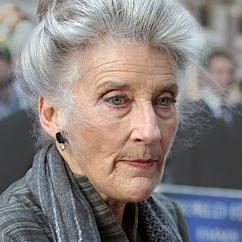
#> input picture 2_Train_FaceRecognition_with_ML/data/female/female_000034.jpg, 242 x 242 px; its folder holds only this picture in this run
$ jupyter execute 01_FRM_data_preprocessing_crop_faces.ipynb
#> lines starting #> are read from the running program, lines starting #| are printed output that depends on the picture
### Data Preprocessing
**1. Detect Face and Crop from Image:**

In this notebook you will learn how to crop faces from all images in male and female folder

- step-1: Read Image and convert to RGB
- step-2: Apply haar cascade classifier
- step-3: Crop face using coordinates from cascade classifier
- step-4: save image in repective directory/folder

[cell 1]
import numpy as np # numerical python
import cv2 # opencv
from glob import glob # glob use to extract path of file
import matplotlib.pyplot as plt # visualze and display

1. **Get list of all images path**

[cell 2]
fpath = glob('data/female/*.jpg') # this will return all images path in a list
mpath = glob('data/male/*.jpg')

[cell 3]
print('The number of images in Female folder = ',len(fpath))
print('The number of images in Male folder = ',len(mpath))

2. **Understand the 4 steps**

[cell 4]
### Step -1 Read Image and Convert to RGB
img = cv2.imread(fpath[0]) # read image in BGR
#> img is the input picture: shape (242, 242, 3); mean B, G, R 124.7, 126.5, 134.2
img_rgb = cv2.cvtColor(img,cv2.COLOR_BGR2RGB) # this step will convert image from BGR to RGB

### Step -2: Apply Haar Cascade Classifier
###https://github.com/opencv/opencv/tree/4.x/data
haar = cv2.CascadeClassifier('./model/haarcascade_frontalface_default.xml')
gray = cv2.cvtColor(img_rgb,cv2.COLOR_BGR2GRAY)
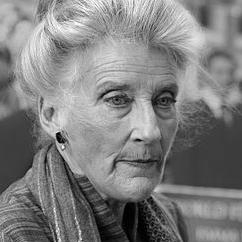
#> gray: shape (242, 242); min 0, max 255, mean 126.8
faces_list = haar.detectMultiScale(gray,1.5,5)
#> faces_list = ()
print(faces_list)
for x,y,w,h in faces_list:
    cv2.rectangle(img_rgb,(x,y),(x+w,y+h),(0,255,0),2)
    ### Step -3: crop Face
    roi = img_rgb[y:y+h,x:x+w]

    plt.imshow(roi)
    plt.axis('off')
    plt.show()
#> this loop made 0 passes


### Step -4: Save Image

[cell 5]
plt.imshow(img_rgb)
plt.axis('off')
plt.show()

---
3. Implement above process to all images

**Crop all `female` Images**

[cell 6]
haar = cv2.CascadeClassifier('./model/haarcascade_frontalface_default.xml')

[cell 7]
for i in range(len(fpath)):
    try:

        ### Step -1 Read Image and Convert to RGB
        img = cv2.imread(fpath[i]) # read image in BGR
        img_rgb = cv2.cvtColor(img,cv2.COLOR_BGR2RGB) # this step will convert image from BGR to RGB

        ### Step -2: Apply Haar Cascade Classifier
        gray = cv2.cvtColor(img_rgb,cv2.COLOR_BGR2GRAY)
        faces_list = haar.detectMultiScale(gray,1.5,5)
        for x,y,w,h in faces_list:
            ### Step -3: crop Face
            roi = img[y:y+h,x:x+w]
            ### Step -4: Save Image
            cv2.imwrite(f'crop_data/female/female_{i}.jpg',roi)
            print('Image Sucessfully processed')
    except:
        print('Unable to Process the image')


$ run again, on 2_Train_FaceRecognition_with_ML/data/female/female_000222.jpg
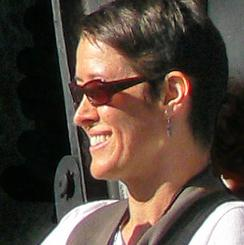
#> input picture 2_Train_FaceRecognition_with_ML/data/female/female_000222.jpg, 244 x 245 px
#> img is the input picture: shape (245, 244, 3); mean B, G, R 61.2, 71, 85.7
#> `gray = cv2.cvtColor(img_rgb,cv2.COLOR_BGR2GRAY)`:
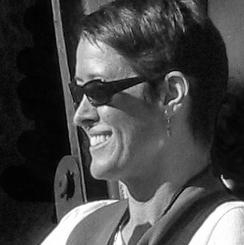
#> gray: shape (245, 244); min 0, max 255, mean 69.7
#> faces_list = ()

$ run again, on 2_Train_FaceRecognition_with_ML/data/female/female_000306.jpg
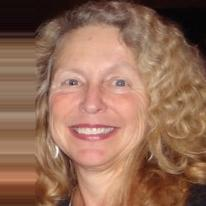
#> input picture 2_Train_FaceRecognition_with_ML/data/female/female_000306.jpg, 206 x 206 px
#> img is the input picture: shape (206, 206, 3); mean B, G, R 87.4, 108.5, 148.3
#> faces_list = [[38, 40, 122, 122]]
#| [[ 38  40 122 122]]
#> the loop `for x,y,w,h in faces_list:` made 1 pass
#> after the loop `for x,y,w,h in faces_list:`:
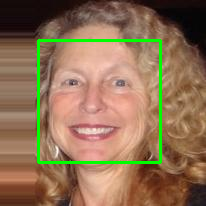
#> img_rgb: shape (206, 206, 3); mean R, G, B 142.9, 113.1, 84.2
#> the loop `for x,y,w,h in faces_list:` made 1 pass
#> (printed output is left out)
#> pass 1, `roi = img[y:y+h,x:x+w]`:
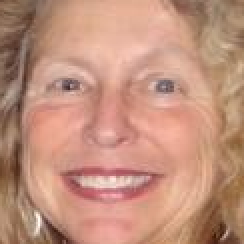
#> roi: shape (122, 122, 3) (shown 2 times larger); mean B, G, R 124.2, 144.7, 193.6

$ run again, on 2_Train_FaceRecognition_with_ML/data/female/female_000344.jpg
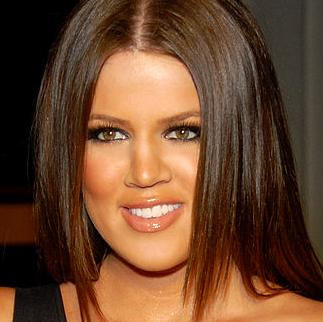
#> input picture 2_Train_FaceRecognition_with_ML/data/female/female_000344.jpg, 323 x 322 px
#> img is the input picture: shape (322, 323, 3); mean B, G, R 46.4, 70.1, 106.6
#> faces_list = [[58, 63, 182, 182]]
#| [[ 58  63 182 182]]
#> the loop `for x,y,w,h in faces_list:` made 1 pass
#> after the loop `for x,y,w,h in faces_list:`:
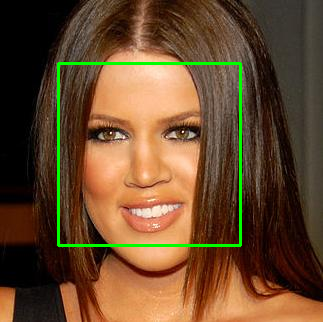
#> img_rgb: shape (322, 323, 3); mean R, G, B 104.4, 74, 45.3
#> the loop `for x,y,w,h in faces_list:` made 1 pass
#> (printed output is left out)
#> pass 1, `roi = img[y:y+h,x:x+w]`:
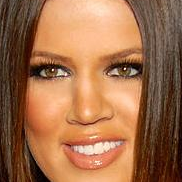
#> roi: shape (182, 182, 3); mean B, G, R 74.9, 109.7, 160.5

$ run again, on 2_Train_FaceRecognition_with_ML/data/female/female_000065.jpg
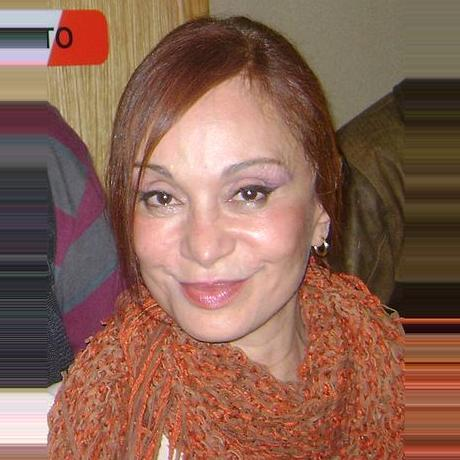
#> input picture 2_Train_FaceRecognition_with_ML/data/female/female_000065.jpg, 460 x 460 px
#> img is the input picture: shape (460, 460, 3); mean B, G, R 83.2, 99.4, 139.6
#> faces_list = [[116, 134, 182, 182], [78, 82, 273, 273]]
#| [[116 134 182 182]
#|  [ 78  82 273 273]]
#> the loop `for x,y,w,h in faces_list:` made 2 passes
#> after the loop `for x,y,w,h in faces_list:`:
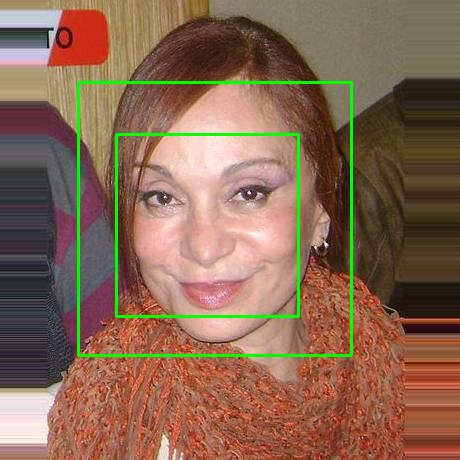
#> img_rgb: shape (460, 460, 3); mean R, G, B 135.8, 103.3, 80.9
#> the loop `for x,y,w,h in faces_list:` made 2 passes
#> (printed output is left out)
#> pass 2, `roi = img[y:y+h,x:x+w]`:
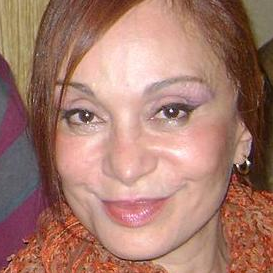
#> roi: shape (273, 273, 3); mean B, G, R 108.7, 122.5, 167.3
